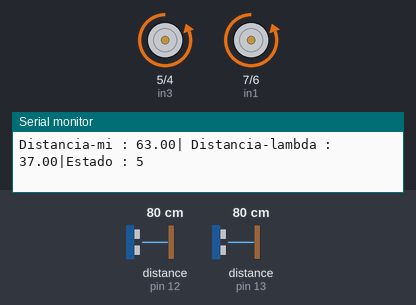
The sketch below on a simulated Arduino Uno, built with avr-gcc and run on an emulated ATmega328P. Shown: motor-driver pin pairs drawn as motors (green arrow = first pin HIGH = forward, orange = second pin HIGH = backward, longer = more drive), the last lines printed to the serial monitor. The test bench sets the inputs (shaded band); at power-on: distance to the obstacle (sensors on pin 12, pin 13) 80 cm. The echo pulse lasts 58.3 µs per cm.

Above: at 1.2 s.
1.3 s: distance to the obstacle (sensor on pin 12) set to 74 cm
At 1.8 s:
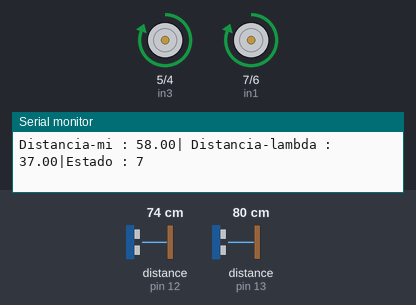
2.9 s: distance to the obstacle (sensor on pin 13) set to 69 cm
At 4.1 s:
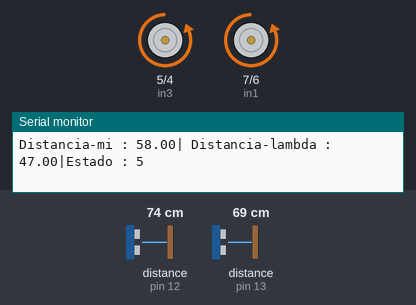
4.5 s: distance to the obstacle (sensor on pin 12) set to 17 cm
7.5 s: distance to the obstacle (sensor on pin 12) set to 13 cm
At 8.1 s:
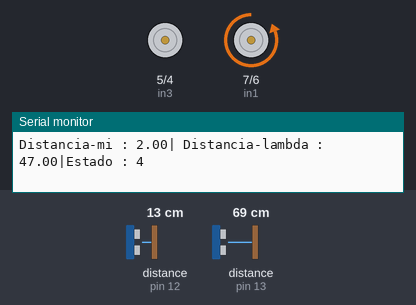
9.0 s: distance to the obstacle (sensor on pin 13) set to 2 cm
At 9.6 s:
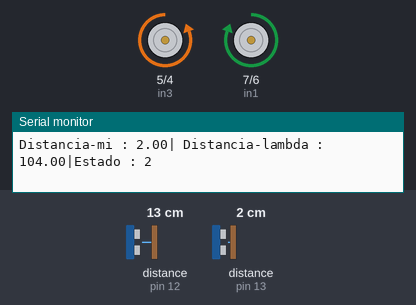
10.5 s: distance to the obstacle (sensor on pin 12) set to 120 cm
At 10.9 s:
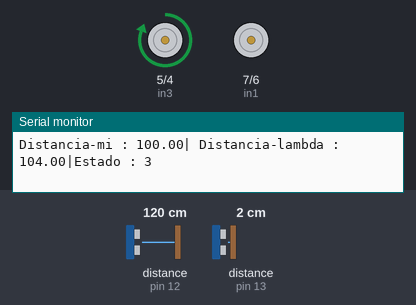
Timing chart, 0 to 13.1 s (numbered marks = the images above; inputs shaded):
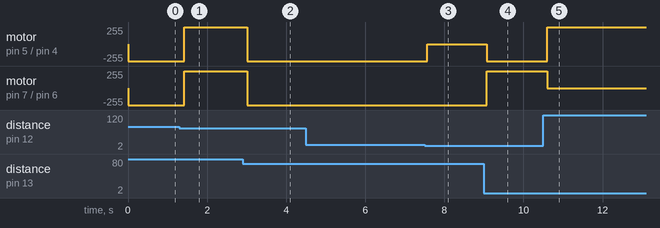

Measured:
- the behaviour switches between 80 and 79 cm on distance to the obstacle (sensor on pin 12) (found by bisection; images 0 and 1)
- the behaviour switches between 75 and 74 cm on distance to the obstacle (sensor on pin 13) (found by bisection; images 1 and 2)
- the behaviour switches between 15 and 14 cm on distance to the obstacle (sensor on pin 12) (found by bisection; images 2 and 3)
- after the input at 1.3 s, motor on pin 5 (in3) / pin 4 (in4), motor on pin 7 (in1) / pin 6 (in2): backward 255/255 → forward 255/255 after 0.12 s
- after the input at 2.9 s, motor on pin 5 (in3) / pin 4 (in4), motor on pin 7 (in1) / pin 6 (in2): forward 255/255 → backward 255/255 after 0.11 s
- after the input at 7.5 s, motor on pin 5 (in3) / pin 4 (in4): backward 255/255 → stopped after 0.06 s
- after the input at 9.0 s, motor on pin 5 (in3) / pin 4 (in4): stopped → backward 255/255 after 0.07 s; motor on pin 7 (in1) / pin 6 (in2): backward 255/255 → forward 255/255 after 0.07 s
- after the input at 10.5 s, motor on pin 5 (in3) / pin 4 (in4): backward 255/255 → forward 255/255 after 0.11 s; motor on pin 7 (in1) / pin 6 (in2): forward 255/255 → stopped after 0.11 s

The sketch:

ardu.ino
```cpp
#include <Ultrasonic.h>

#define pino_trigger_mi 9
#define pino_trigger_lambda 10
#define pino_echo_mi 12
#define pino_echo_lambda 13

Ultrasonic sensor_mi(pino_trigger_mi, pino_echo_mi);
Ultrasonic sensor_lambda(pino_trigger_lambda, pino_echo_lambda);

float distancia_mi;
float distancia_lambda;
float vcve = 0.5;
float vcfa = -0.5;
float vcic = 0.5;
float vcpa = -0.5;

int paraAnalisador(float mi, float lambda) {
  mi = mi / 100;
  lambda = lambda / 100;
  float Gce = mi - lambda;
  float Gin = (mi + lambda) - 1;
  int estado = 0;
  float modulo_Gce;
  float modulo_Gin;

  if (Gce < 0)
    modulo_Gce = Gce * (-1);
  else
    modulo_Gce = Gce;

  if (Gin < 0)
    modulo_Gin = Gin * (-1);
  else
    modulo_Gin = Gin;

  if (Gce >= vcve)
    estado = 1;
  else if (Gce <= vcfa)
    estado = 2;
  else if (Gin >= vcic)
    estado = 3;
  else if (Gin <= vcpa)
    estado = 4;
  else if ((Gce >= 0) && (Gce < vcve) && (Gin >= 0) && (Gin < vcic) && (Gce >= Gin))
    estado = 5;
  else if ((Gce >= 0) && (Gce < vcve) && (Gin >= 0) && (Gin < vcic) && (Gce < Gin))
    estado = 6;
  else if ((Gce >= 0) && (Gce < vcve) && (Gin > vcpa) && (Gin <= 0) && (Gce >= modulo_Gin))
    estado = 7;
  else if ((Gce >= 0) && (Gce < vcve) && (Gin > vcpa) && (Gin <= 0) && (Gce < modulo_Gin))
    estado = 8;
  else if ((Gce > vcfa) && (Gce <= 0) && (Gin > vcpa) && (Gin <= 0) && (modulo_Gce >= modulo_Gin))
    estado = 9;
  else if ((Gce > vcfa) && (Gce <= 0) && (Gin > vcpa) && (Gce < Gin) && (Gin <= 0))
    estado = 10;
  else if ((Gce > vcfa) && (Gce <= 0) && (Gin >= 0) && (Gin < vcic) && (Gce >= Gin))
    estado = 11;
  else if ((Gce <= 0) && (Gce < vcfa) && (Gin >= 0) && (Gin < vcic) && (Gce < Gin))
    estado = 12;

  return estado;
}

int in1 = 7;
int in2 = 6;
int in3 = 5;
int in4 = 4;

float ajusteDistancia(Ultrasonic sensor) {
  float cmMsec;
  long microsec = sensor.read();
  cmMsec = microsec;

  if (cmMsec > 120)
    cmMsec = 120;
  else if (cmMsec < 5)
    cmMsec = 5;

  return cmMsec;
}

void para() {
  digitalWrite(in2, LOW);
  digitalWrite(in1, LOW);
  digitalWrite(in3, LOW);
  digitalWrite(in4, LOW);
}

void anda() {
  digitalWrite(in1, LOW);
  digitalWrite(in3, HIGH);
  digitalWrite(in2, HIGH);
  digitalWrite(in4, LOW);
}

void re() {
  digitalWrite(in1, HIGH);
  digitalWrite(in3, LOW);
  digitalWrite(in2, LOW);
  digitalWrite(in4, HIGH);
}

void direita() {
  digitalWrite(in1, LOW);
  digitalWrite(in3, LOW);
  digitalWrite(in2, HIGH);
  digitalWrite(in4, LOW);
}

void esquerda() {
  digitalWrite(in1, LOW);
  digitalWrite(in3, HIGH);
  digitalWrite(in2, LOW);
  digitalWrite(in4, LOW);
}

void esquerda_f() {
  digitalWrite(in1, HIGH);
  digitalWrite(in3, HIGH);
  digitalWrite(in2, LOW);
  digitalWrite(in4, LOW);
}

void direita_f() {
  digitalWrite(in1, LOW);
  digitalWrite(in3, LOW);
  digitalWrite(in2, HIGH);
  digitalWrite(in4, HIGH);
}

void setup() {
  Serial.begin(9600);
  pinMode(in1, OUTPUT);
  pinMode(in2, OUTPUT);
  pinMode(in3, OUTPUT);
  pinMode(in4, OUTPUT);
}

void loop() {
  distancia_mi = map(ajusteDistancia(sensor_mi), 10, 120, 0, 100);
  distancia_lambda = map(ajusteDistancia(sensor_lambda), 10, 120, 100, 0);

  int estado = paraAnalisador(distancia_mi, distancia_lambda);
  Serial.println(String("Distancia-mi : ") + distancia_mi + String("| Distancia-lambda : ") + distancia_lambda + String("|Estado : ") + estado);
  if (estado == 1) {
    anda();
  }
  else if (estado == 2) {
    re();
  }
  else if (estado == 3) {
    esquerda();
  }
  else if (estado == 4) {
    direita();
  }
  else if (estado == 5) {
    direita_f();
  }
  else if (estado == 6) {
    direita();
  }
  else if (estado == 7) {
    esquerda_f();
  }
  else if (estado == 8) {
    esquerda();
  }
  else if (estado == 9) {
    para();
    esquerda_f();
    delay(500);
  }
  else if (estado == 10) {
    para();
    esquerda();
  }
  else if (estado == 11) {
    para();
    direita_f();
    delay(500);
  }
  else if (estado == 12) {
    para();
    direita();
  }
}
```
